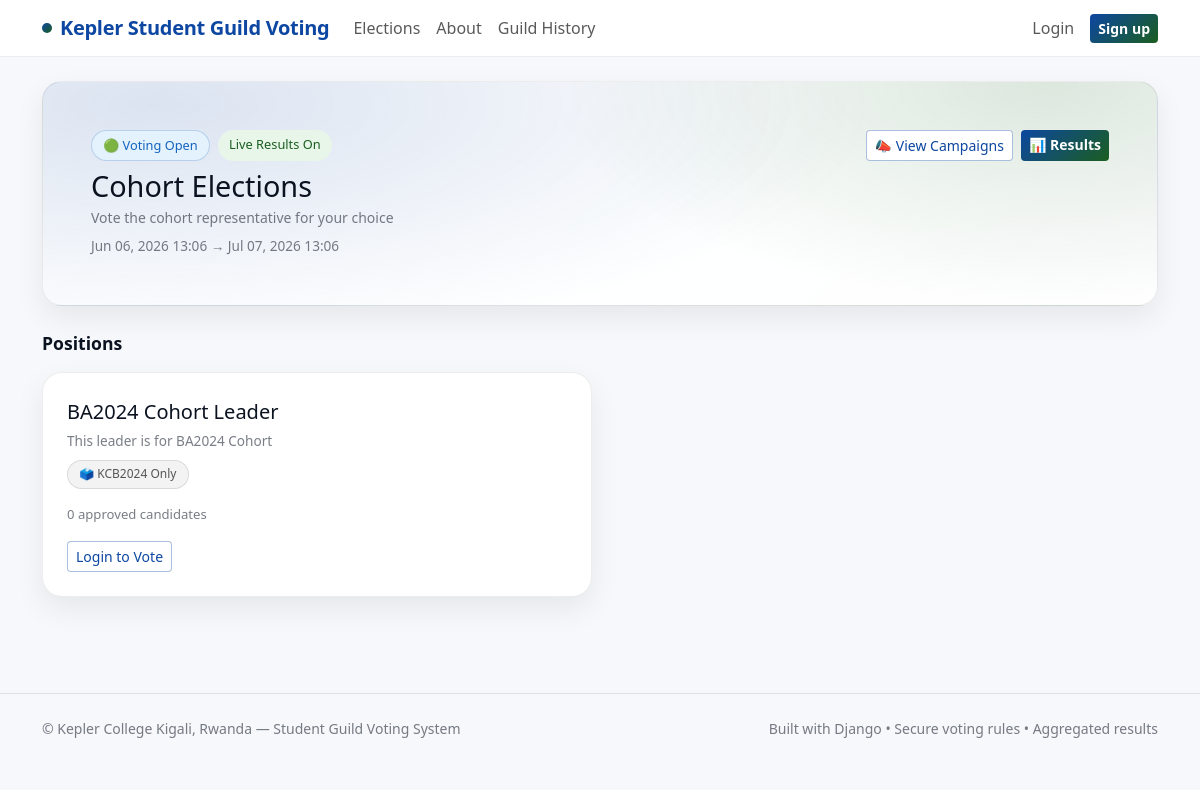
The app's page /elections/2/ with its own data.
### apps/elections/models.py (models this page shows, shortened)
class Election(models.Model):
    SCOPE_ALL = 'all'
    SCOPE_COHORT = 'cohort'
    SCOPE_CHOICES = [
        (SCOPE_ALL, 'Whole College'),
        (SCOPE_COHORT, 'Specific Cohort(s) Only'),
    ]
    name = models.CharField(max_length=200)
    description = models.TextField(blank=True)
    start_at = models.DateTimeField()
    end_at = models.DateTimeField()
    is_published = models.BooleanField(default=True)
    allow_live_results = models.BooleanField(default=False)
    visibility_scope = models.CharField(
        max_length=10, choices=SCOPE_CHOICES, default=SCOPE_ALL
    )
    visible_to_cohorts = models.ManyToManyField(
        'accounts.Cohort', blank=True, related_name='visible_elections'
    )
    voting_scope = models.CharField(
        max_length=10, choices=SCOPE_CHOICES, default=SCOPE_ALL
    )
    voting_cohorts = models.ManyToManyField(
        'accounts.Cohort', blank=True, related_name='voting_elections'
    )
    created_at = models.DateTimeField(auto_now_add=True)
    class Meta:
        ordering = ['-start_at']
    @property
    def is_open(self):
        now = timezone.now()
        return self.is_published and self.start_at <= now <= self.end_at
    @property
    def is_closed(self):
        return timezone.now() > self.end_at

class Position(models.Model):
    SCOPE_ALL = 'all'
    SCOPE_COHORT = 'cohort'
    SCOPE_CHOICES = [
        (SCOPE_ALL, 'Whole College'),
        (SCOPE_COHORT, 'Specific Cohort(s) Only'),
    ]
    election = models.ForeignKey(
        Election, on_delete=models.CASCADE, related_name='positions'
    )
    title = models.CharField(max_length=120)
    description = models.TextField(blank=True)
    order = models.PositiveIntegerField(default=0)
    voting_scope = models.CharField(
        max_length=10, choices=SCOPE_CHOICES, default=SCOPE_ALL
    )
    allowed_cohorts = models.ManyToManyField(
        'accounts.Cohort', blank=True, related_name='positions'
    )
    applications_open = models.BooleanField(default=False)
    class Meta:
        ordering = ['order', 'title']
        unique_together = [('election', 'title')]

### apps/accounts/models.py (models this page shows, shortened)
class Cohort(models.Model):
    name = models.CharField(max_length=100, unique=True)
    year = models.PositiveIntegerField(help_text="Year this cohort started")
    class Meta:
        ordering = ['-year']

### apps/elections/views.py (the view)
# urls.py: path('<int:election_id>/', views.election_detail, name='election_detail'),
def election_detail(request, election_id):
    election = get_object_or_404(Election, id=election_id, is_published=True)
    if request.user.is_authenticated and not request.user.is_staff:
        if not election.student_can_see(request.user):
            messages.error(request, 'You do not have access to this election.')
            return redirect('elections:elections_list')
    positions_with_eligibility = []
    for position in election.positions.all():
        can_vote = False
        already_voted = False
        if request.user.is_authenticated:
            already_voted = Vote.objects.filter(
                voter=request.user, election=election, position=position
            ).exists()
            can_vote = _student_can_vote_position(request.user, election, position)
        positions_with_eligibility.append({
            'position': position,
            'can_vote': can_vote,
            'already_voted': already_voted,
        })
    return render(request, 'elections/election_detail.html', {
        'election': election,
        'positions_with_eligibility': positions_with_eligibility,
    })

### apps/core/context_processors.py (called while the page is built)
def kepler_branding(request):
    return {
        "KEPLER_APP_NAME": "Kepler Student Guild Voting",
        "KEPLER_LOCATION": "Kepler College Kigali, Rwanda",
    }

### templates/elections/election_detail.html (shortened to what this page needs)
{% extends 'base.html' %}
{% block content %}
<div class="hero p-4 p-md-5 mb-4">
  <div class="d-flex align-items-start justify-content-between flex-wrap gap-3">
    <div>
      <div class="d-flex gap-2 mb-2">
        {% if election.is_open %}
          <span class="k-pill pill-open">🟢 Voting Open</span>
        {% elif election.is_closed %}
          <span class="k-pill pill-closed">⚫ Voting Closed</span>
        {% else %}
          <span class="k-pill pill-upcoming">🟡 Upcoming</span>
        {% endif %}
        {% if election.allow_live_results %}
          <span class="k-pill pill-green">Live Results On</span>
        {% endif %}
      </div>
      <h1 class="fw-800 mb-1" style="font-size:1.8rem;">{{ election.name }}</h1>
      {% if election.description %}
      <p class="small-muted mb-2">{{ election.description }}</p>
      {% endif %}
      <div class="small-muted" style="font-size:.85rem;">
        {{ election.start_at|date:"M d, Y H:i" }} →
        {{ election.end_at|date:"M d, Y H:i" }}
      </div>
    </div>
    <div class="d-flex gap-2 flex-wrap">
      <a href="{% url 'elections:campaign_browse' election.id %}"
         class="btn btn-outline-kepler btn-sm">📣 View Campaigns</a>
      {% if election.is_closed or election.allow_live_results %}
      <a href="{% url 'elections:results' election.id %}"
         class="btn btn-kepler btn-sm">📊 Results</a>
      {% endif %}
    </div>
  </div>
</div>
<div class="section-title mb-3">Positions</div>
{% if positions_with_eligibility %}
<div class="row g-3">
  {% for item in positions_with_eligibility %}
  <div class="col-md-6">
    <div class="kepler-card p-4 h-100">
      <div class="fw-700 fs-5 mb-1">{{ item.position.title }}</div>
      {% if item.position.description %}
      <div class="small-muted mb-2" style="font-size:.85rem;">
        {{ item.position.description }}
      </div>
      {% endif %}
      <div class="mb-3">
        <span class="k-pill pill-closed" style="font-size:.75rem;">
          🗳️
          {% if item.position.voting_scope == 'all' %}
            Whole College Votes
          {% else %}
            {% for c in item.position.allowed_cohorts.all %}
              {{ c.name }}{% if not forloop.last %}, {% endif %}
            {% endfor %}
            Only
          {% endif %}
        </span>
      </div>
      <div class="small-muted mb-3" style="font-size:.82rem;">
        {{ item.position.candidates.count }} approved candidate{{ item.position.candidates.count|pluralize }}
      </div>
      {% if not request.user.is_authenticated %}
        <a href="{% url 'accounts:login' %}" class="btn btn-outline-kepler btn-sm">
          Login to Vote
        </a>
      {% elif item.already_voted %}
        <span class="k-pill pill-approved">✓ You voted for this position</span>
      {% elif not election.is_open %}
        {% if election.is_closed %}
          <span class="k-pill pill-closed">Voting closed</span>
        {% else %}
          <span class="k-pill pill-upcoming">Voting not open yet</span>
        {% endif %}
      {% elif item.can_vote %}
        <a href="{% url 'elections:vote_position' election.id item.position.id %}"
           class="btn btn-kepler btn-sm">
          🗳️ Vote Now
        </a>
      {% endif %}
    </div>
  </div>
  {% endfor %}
</div>
{% else %}
<div class="kepler-card p-5 text-center">
  <div style="font-size:3rem;">📋</div>
  <h5 class="fw-700 mt-3">No positions yet</h5>
  <p class="small-muted">Positions will appear here once admin adds them.</p>
</div>
{% endif %}
{% endblock %}

### static/css/styles.css (style rules this page uses)
:root { --kepler-green: #1b5e20; --kepler-green-mid: #2e7d32; --kepler-green-light: #e8f5e9; --kepler-blue: #0d47a1; --kepler-blue-mid: #1565c0; --kepler-blue-light: #e3f2fd; --kepler-white: #ffffff; --kepler-dark: #0b1320; --kepler-gray: #f6f8fb; --kepler-border: rgba(0,0,0,0.07); --kepler-shadow: 0 12px 30px rgba(11,19,32,0.07); }
body { background: var(--kepler-gray); color: var(--kepler-dark); font-family: 'Segoe UI', system-ui, sans-serif; }
.kepler-card { border: 1px solid var(--kepler-border); border-radius: 1.25rem; box-shadow: var(--kepler-shadow); background: var(--kepler-white); }
.hero { background: radial-gradient(1200px 400px at 10% 10%, rgba(13,71,161,.15), transparent 60%), radial-gradient(900px 400px at 90% 0%, rgba(27,94,32,.15), transparent 55%), linear-gradient(135deg, rgba(255,255,255,0.95), rgba(255,255,255,0.85)); border: 1px solid var(--kepler-border); border-radius: 1.25rem; box-shadow: var(--kepler-shadow); }
.btn-kepler { background: linear-gradient(135deg, var(--kepler-blue), var(--kepler-green)); color: #fff; border: 0; font-weight: 600; }
.btn-outline-kepler { border: 1.5px solid rgba(13,71,161,0.35); color: var(--kepler-blue); background: white; font-weight: 500; }
.k-pill { font-size: .8rem; padding: .3rem .7rem; border-radius: 999px; font-weight: 500; display: inline-block; }
.pill-green { background: var(--kepler-green-light); color: var(--kepler-green); }
.pill-open { background: var(--kepler-blue-light); color: var(--kepler-blue-mid); border: 1px solid rgba(13,71,161,.2); }
.pill-closed { background: #f3f3f3; color: #555; border: 1px solid rgba(0,0,0,.1); }
.small-muted { color: rgba(11,19,32,0.55); font-size: .875rem; }
.section-title { font-weight: 800; font-size: 1.1rem; color: var(--kepler-dark); }

### records on screen
Election: name "Cohort Elections", description "Vote the cohort representative for your choice", start_at "Jun 06, 2026 13:06", end_at "Jul 07, 2026 13:06"
Position: position "BA2024 Cohort Leader", position.description "This leader is for BA2024 Cohort", position.candidates.count "0"
Cohort: name "KCB2024"
